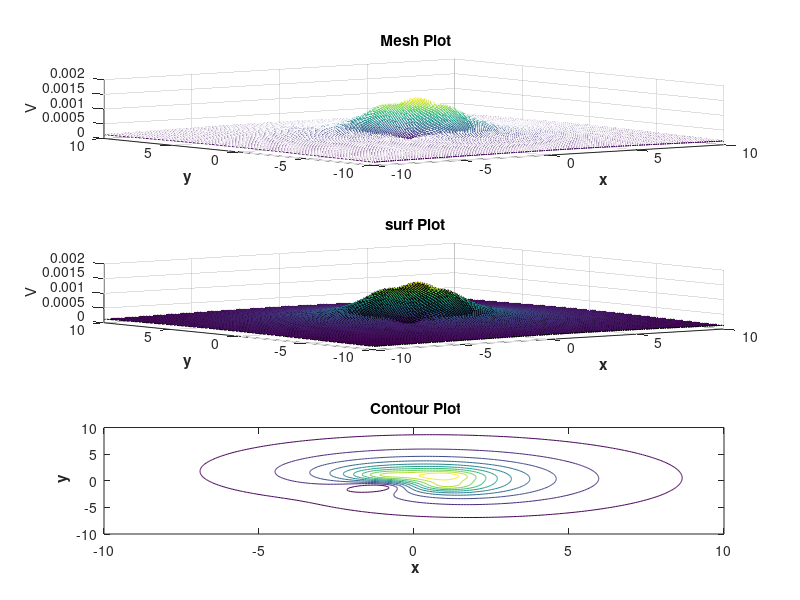

The MATLAB script that drew this image:
[array1,array2] = meshgrid(-10:0.1:10,-10:0.1:10);
q=10^(-13);
r1=((array1-1).^(2)+(array2-1).^(2)+1).^(1/2);
r2=((array1-1).^(2)+(array2+1).^(2)+1).^(1/2);
r3=((array1+1).^(2)+(array2+1).^(2)+1).^(1/2);
r4=((array1+1).^(2)+(array2-1).^(2)+1).^(1/2);
v=(q./(4*pi*8.85*10^(-12).*r1))+(q./(4*pi*8.85*10^(-12).*r2))+(-q./(4*pi*8.85*10^(-12).*r3))+(q./(4*pi*8.85*10^(-12).*r4));
subplot(3,1,1)
mesh(array1, array2, v);
title('\bf Mesh Plot');
xlabel('\bf x');
ylabel('\bf y');
zlabel('V');
subplot(3,1,2)
surf(array1, array2, v);
title('\bf surf Plot');
xlabel('\bf x');
ylabel('\bf y');
zlabel('V');
subplot(3,1,3)
contour(array1, array2, v);
title('\bf Contour Plot');
xlabel('\bf x');
ylabel('\bf y');
zlabel('V');